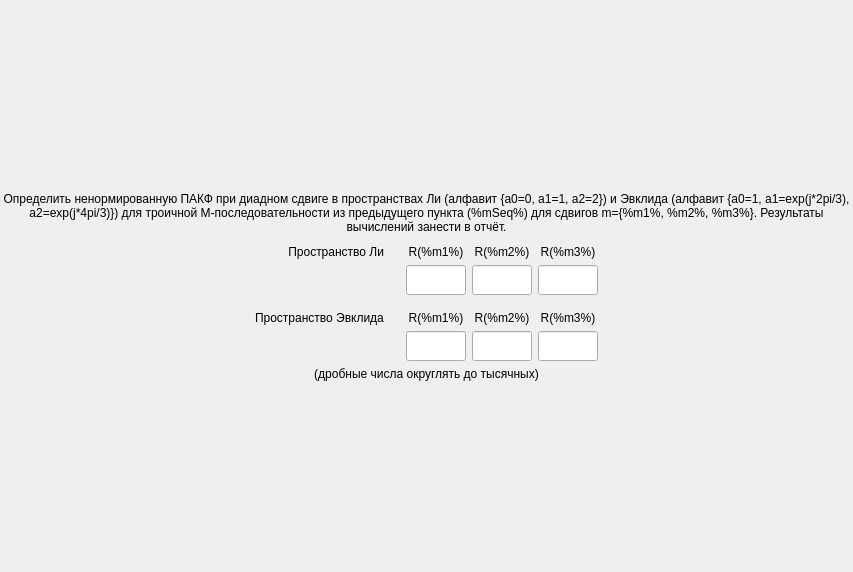
<?xml version="1.0" encoding="UTF-8"?>
<ui version="4.0">
 <class>ScreenTask6</class>
 <widget class="QFrame" name="ScreenTask6">
  <property name="geometry">
   <rect>
    <x>0</x>
    <y>0</y>
    <width>853</width>
    <height>572</height>
   </rect>
  </property>
  <property name="windowTitle">
   <string>Frame</string>
  </property>
  <layout class="QGridLayout" name="gridLayout">
   <property name="leftMargin">
    <number>0</number>
   </property>
   <property name="topMargin">
    <number>0</number>
   </property>
   <property name="rightMargin">
    <number>0</number>
   </property>
   <property name="bottomMargin">
    <number>0</number>
   </property>
   <item row="0" column="0">
    <layout class="QVBoxLayout" name="verticalLayout">
     <item>
      <spacer name="verticalSpacer">
       <property name="orientation">
        <enum>Qt::Vertical</enum>
       </property>
       <property name="sizeHint" stdset="0">
        <size>
         <width>0</width>
         <height>0</height>
        </size>
       </property>
      </spacer>
     </item>
     <item>
      <widget class="QLabel" name="title">
       <property name="styleSheet">
        <string notr="true">font: 75 16pt &quot;MS Shell Dlg 2&quot;;</string>
       </property>
       <property name="text">
        <string>Определить ненормированную ПАКФ при диадном сдвиге в пространствах Ли (алфавит {a0=0, a1=1, a2=2}) и Эвклида (алфавит {a0=1, a1=exp(j*2pi/3), a2=exp(j*4pi/3)}) для троичной М-последовательности из предыдущего пункта (%mSeq%) для сдвигов m={%m1%, %m2%, %m3%}. Результаты вычислений занести в отчёт.</string>
       </property>
       <property name="alignment">
        <set>Qt::AlignCenter</set>
       </property>
       <property name="wordWrap">
        <bool>true</bool>
       </property>
      </widget>
     </item>
     <item>
      <spacer name="verticalSpacer_3">
       <property name="orientation">
        <enum>Qt::Vertical</enum>
       </property>
       <property name="sizeType">
        <enum>QSizePolicy::Minimum</enum>
       </property>
       <property name="sizeHint" stdset="0">
        <size>
         <width>0</width>
         <height>5</height>
        </size>
       </property>
      </spacer>
     </item>
     <item>
      <layout class="QGridLayout" name="_3">
       <item row="0" column="1">
        <widget class="QLabel" name="label_7">
         <property name="styleSheet">
          <string notr="true">font: 75 14pt &quot;MS Shell Dlg 2&quot;;</string>
         </property>
         <property name="text">
          <string>Пространство Ли</string>
         </property>
         <property name="alignment">
          <set>Qt::AlignRight|Qt::AlignTrailing|Qt::AlignVCenter</set>
         </property>
         <property name="wordWrap">
          <bool>true</bool>
         </property>
        </widget>
       </item>
       <item row="0" column="3">
        <widget class="QLabel" name="labelLIm1">
         <property name="styleSheet">
          <string notr="true">font: 75 14pt &quot;MS Shell Dlg 2&quot;;</string>
         </property>
         <property name="text">
          <string>R(%m1%)</string>
         </property>
         <property name="alignment">
          <set>Qt::AlignCenter</set>
         </property>
         <property name="wordWrap">
          <bool>true</bool>
         </property>
        </widget>
       </item>
       <item row="0" column="0">
        <spacer name="horizontalSpacer_11">
         <property name="orientation">
          <enum>Qt::Horizontal</enum>
         </property>
         <property name="sizeHint" stdset="0">
          <size>
           <width>0</width>
           <height>0</height>
          </size>
         </property>
        </spacer>
       </item>
       <item row="1" column="0">
        <spacer name="horizontalSpacer_27">
         <property name="orientation">
          <enum>Qt::Horizontal</enum>
         </property>
         <property name="sizeHint" stdset="0">
          <size>
           <width>0</width>
           <height>0</height>
          </size>
         </property>
        </spacer>
       </item>
       <item row="0" column="5">
        <widget class="QLabel" name="labelLIm3">
         <property name="styleSheet">
          <string notr="true">font: 75 14pt &quot;MS Shell Dlg 2&quot;;</string>
         </property>
         <property name="text">
          <string>R(%m3%)</string>
         </property>
         <property name="alignment">
          <set>Qt::AlignCenter</set>
         </property>
         <property name="wordWrap">
          <bool>true</bool>
         </property>
        </widget>
       </item>
       <item row="1" column="2">
        <spacer name="horizontalSpacer_28">
         <property name="orientation">
          <enum>Qt::Horizontal</enum>
         </property>
         <property name="sizeType">
          <enum>QSizePolicy::Minimum</enum>
         </property>
         <property name="sizeHint" stdset="0">
          <size>
           <width>16</width>
           <height>0</height>
          </size>
         </property>
        </spacer>
       </item>
       <item row="4" column="2">
        <spacer name="horizontalSpacer_29">
         <property name="orientation">
          <enum>Qt::Horizontal</enum>
         </property>
         <property name="sizeType">
          <enum>QSizePolicy::Minimum</enum>
         </property>
         <property name="sizeHint" stdset="0">
          <size>
           <width>16</width>
           <height>0</height>
          </size>
         </property>
        </spacer>
       </item>
       <item row="0" column="4">
        <widget class="QLabel" name="labelLIm2">
         <property name="styleSheet">
          <string notr="true">font: 75 14pt &quot;MS Shell Dlg 2&quot;;</string>
         </property>
         <property name="text">
          <string>R(%m2%)</string>
         </property>
         <property name="alignment">
          <set>Qt::AlignCenter</set>
         </property>
         <property name="wordWrap">
          <bool>true</bool>
         </property>
        </widget>
       </item>
       <item row="0" column="2">
        <spacer name="horizontalSpacer_30">
         <property name="orientation">
          <enum>Qt::Horizontal</enum>
         </property>
         <property name="sizeType">
          <enum>QSizePolicy::Minimum</enum>
         </property>
         <property name="sizeHint" stdset="0">
          <size>
           <width>16</width>
           <height>0</height>
          </size>
         </property>
        </spacer>
       </item>
       <item row="1" column="6">
        <spacer name="horizontalSpacer_12">
         <property name="orientation">
          <enum>Qt::Horizontal</enum>
         </property>
         <property name="sizeHint" stdset="0">
          <size>
           <width>0</width>
           <height>0</height>
          </size>
         </property>
        </spacer>
       </item>
       <item row="4" column="6">
        <spacer name="horizontalSpacer_31">
         <property name="orientation">
          <enum>Qt::Horizontal</enum>
         </property>
         <property name="sizeHint" stdset="0">
          <size>
           <width>0</width>
           <height>0</height>
          </size>
         </property>
        </spacer>
       </item>
       <item row="1" column="5">
        <widget class="QLineEdit" name="inputLIm3">
         <property name="sizePolicy">
          <sizepolicy hsizetype="Fixed" vsizetype="Fixed">
           <horstretch>0</horstretch>
           <verstretch>0</verstretch>
          </sizepolicy>
         </property>
         <property name="minimumSize">
          <size>
           <width>60</width>
           <height>30</height>
          </size>
         </property>
         <property name="maximumSize">
          <size>
           <width>30</width>
           <height>30</height>
          </size>
         </property>
         <property name="styleSheet">
          <string notr="true">font: 12pt &quot;MS Shell Dlg 2&quot;;</string>
         </property>
         <property name="alignment">
          <set>Qt::AlignCenter</set>
         </property>
        </widget>
       </item>
       <item row="0" column="6">
        <spacer name="horizontalSpacer_32">
         <property name="orientation">
          <enum>Qt::Horizontal</enum>
         </property>
         <property name="sizeHint" stdset="0">
          <size>
           <width>0</width>
           <height>0</height>
          </size>
         </property>
        </spacer>
       </item>
       <item row="1" column="1">
        <spacer name="horizontalSpacer_33">
         <property name="orientation">
          <enum>Qt::Horizontal</enum>
         </property>
         <property name="sizeType">
          <enum>QSizePolicy::Minimum</enum>
         </property>
         <property name="sizeHint" stdset="0">
          <size>
           <width>0</width>
           <height>0</height>
          </size>
         </property>
        </spacer>
       </item>
       <item row="1" column="4">
        <widget class="QLineEdit" name="inputLIm2">
         <property name="sizePolicy">
          <sizepolicy hsizetype="Fixed" vsizetype="Fixed">
           <horstretch>0</horstretch>
           <verstretch>0</verstretch>
          </sizepolicy>
         </property>
         <property name="minimumSize">
          <size>
           <width>60</width>
           <height>30</height>
          </size>
         </property>
         <property name="maximumSize">
          <size>
           <width>30</width>
           <height>30</height>
          </size>
         </property>
         <property name="styleSheet">
          <string notr="true">font: 12pt &quot;MS Shell Dlg 2&quot;;</string>
         </property>
         <property name="alignment">
          <set>Qt::AlignCenter</set>
         </property>
        </widget>
       </item>
       <item row="1" column="3">
        <widget class="QLineEdit" name="inputLIm1">
         <property name="sizePolicy">
          <sizepolicy hsizetype="Fixed" vsizetype="Fixed">
           <horstretch>0</horstretch>
           <verstretch>0</verstretch>
          </sizepolicy>
         </property>
         <property name="minimumSize">
          <size>
           <width>60</width>
           <height>30</height>
          </size>
         </property>
         <property name="maximumSize">
          <size>
           <width>30</width>
           <height>30</height>
          </size>
         </property>
         <property name="styleSheet">
          <string notr="true">font: 12pt &quot;MS Shell Dlg 2&quot;;</string>
         </property>
         <property name="alignment">
          <set>Qt::AlignCenter</set>
         </property>
        </widget>
       </item>
       <item row="2" column="5">
        <spacer name="verticalSpacer_9">
         <property name="orientation">
          <enum>Qt::Vertical</enum>
         </property>
         <property name="sizeType">
          <enum>QSizePolicy::Minimum</enum>
         </property>
         <property name="sizeHint" stdset="0">
          <size>
           <width>0</width>
           <height>10</height>
          </size>
         </property>
        </spacer>
       </item>
       <item row="2" column="4">
        <spacer name="verticalSpacer_8">
         <property name="orientation">
          <enum>Qt::Vertical</enum>
         </property>
         <property name="sizeType">
          <enum>QSizePolicy::Minimum</enum>
         </property>
         <property name="sizeHint" stdset="0">
          <size>
           <width>0</width>
           <height>10</height>
          </size>
         </property>
        </spacer>
       </item>
       <item row="2" column="6">
        <spacer name="verticalSpacer_10">
         <property name="orientation">
          <enum>Qt::Vertical</enum>
         </property>
         <property name="sizeType">
          <enum>QSizePolicy::Minimum</enum>
         </property>
         <property name="sizeHint" stdset="0">
          <size>
           <width>0</width>
           <height>10</height>
          </size>
         </property>
        </spacer>
       </item>
       <item row="2" column="3">
        <spacer name="verticalSpacer_7">
         <property name="orientation">
          <enum>Qt::Vertical</enum>
         </property>
         <property name="sizeType">
          <enum>QSizePolicy::Minimum</enum>
         </property>
         <property name="sizeHint" stdset="0">
          <size>
           <width>0</width>
           <height>10</height>
          </size>
         </property>
        </spacer>
       </item>
       <item row="2" column="2">
        <spacer name="verticalSpacer_6">
         <property name="orientation">
          <enum>Qt::Vertical</enum>
         </property>
         <property name="sizeType">
          <enum>QSizePolicy::Minimum</enum>
         </property>
         <property name="sizeHint" stdset="0">
          <size>
           <width>0</width>
           <height>10</height>
          </size>
         </property>
        </spacer>
       </item>
       <item row="3" column="3">
        <widget class="QLabel" name="labelEVm1">
         <property name="styleSheet">
          <string notr="true">font: 75 14pt &quot;MS Shell Dlg 2&quot;;</string>
         </property>
         <property name="text">
          <string>R(%m1%)</string>
         </property>
         <property name="alignment">
          <set>Qt::AlignCenter</set>
         </property>
         <property name="wordWrap">
          <bool>true</bool>
         </property>
        </widget>
       </item>
       <item row="2" column="1">
        <spacer name="verticalSpacer_4">
         <property name="orientation">
          <enum>Qt::Vertical</enum>
         </property>
         <property name="sizeType">
          <enum>QSizePolicy::Minimum</enum>
         </property>
         <property name="sizeHint" stdset="0">
          <size>
           <width>0</width>
           <height>10</height>
          </size>
         </property>
        </spacer>
       </item>
       <item row="2" column="0">
        <spacer name="verticalSpacer_5">
         <property name="orientation">
          <enum>Qt::Vertical</enum>
         </property>
         <property name="sizeType">
          <enum>QSizePolicy::Minimum</enum>
         </property>
         <property name="sizeHint" stdset="0">
          <size>
           <width>0</width>
           <height>10</height>
          </size>
         </property>
        </spacer>
       </item>
       <item row="3" column="0">
        <spacer name="horizontalSpacer_34">
         <property name="orientation">
          <enum>Qt::Horizontal</enum>
         </property>
         <property name="sizeHint" stdset="0">
          <size>
           <width>0</width>
           <height>0</height>
          </size>
         </property>
        </spacer>
       </item>
       <item row="3" column="1">
        <widget class="QLabel" name="label_9">
         <property name="styleSheet">
          <string notr="true">font: 75 14pt &quot;MS Shell Dlg 2&quot;;</string>
         </property>
         <property name="text">
          <string>Пространство Эвклида</string>
         </property>
         <property name="alignment">
          <set>Qt::AlignLeading|Qt::AlignLeft|Qt::AlignVCenter</set>
         </property>
        </widget>
       </item>
       <item row="4" column="0">
        <spacer name="horizontalSpacer_35">
         <property name="orientation">
          <enum>Qt::Horizontal</enum>
         </property>
         <property name="sizeHint" stdset="0">
          <size>
           <width>0</width>
           <height>0</height>
          </size>
         </property>
        </spacer>
       </item>
       <item row="4" column="1">
        <spacer name="horizontalSpacer_36">
         <property name="orientation">
          <enum>Qt::Horizontal</enum>
         </property>
         <property name="sizeType">
          <enum>QSizePolicy::Minimum</enum>
         </property>
         <property name="sizeHint" stdset="0">
          <size>
           <width>0</width>
           <height>0</height>
          </size>
         </property>
        </spacer>
       </item>
       <item row="4" column="3">
        <widget class="QLineEdit" name="inputEVm1">
         <property name="sizePolicy">
          <sizepolicy hsizetype="Fixed" vsizetype="Fixed">
           <horstretch>0</horstretch>
           <verstretch>0</verstretch>
          </sizepolicy>
         </property>
         <property name="minimumSize">
          <size>
           <width>60</width>
           <height>30</height>
          </size>
         </property>
         <property name="maximumSize">
          <size>
           <width>30</width>
           <height>30</height>
          </size>
         </property>
         <property name="styleSheet">
          <string notr="true">font: 12pt &quot;MS Shell Dlg 2&quot;;</string>
         </property>
         <property name="alignment">
          <set>Qt::AlignCenter</set>
         </property>
        </widget>
       </item>
       <item row="3" column="2">
        <spacer name="horizontalSpacer_37">
         <property name="orientation">
          <enum>Qt::Horizontal</enum>
         </property>
         <property name="sizeType">
          <enum>QSizePolicy::Minimum</enum>
         </property>
         <property name="sizeHint" stdset="0">
          <size>
           <width>16</width>
           <height>0</height>
          </size>
         </property>
        </spacer>
       </item>
       <item row="3" column="4">
        <widget class="QLabel" name="labelEVm2">
         <property name="styleSheet">
          <string notr="true">font: 75 14pt &quot;MS Shell Dlg 2&quot;;</string>
         </property>
         <property name="text">
          <string>R(%m2%)</string>
         </property>
         <property name="alignment">
          <set>Qt::AlignCenter</set>
         </property>
         <property name="wordWrap">
          <bool>true</bool>
         </property>
        </widget>
       </item>
       <item row="3" column="5">
        <widget class="QLabel" name="labelEVm3">
         <property name="styleSheet">
          <string notr="true">font: 75 14pt &quot;MS Shell Dlg 2&quot;;</string>
         </property>
         <property name="text">
          <string>R(%m3%)</string>
         </property>
         <property name="alignment">
          <set>Qt::AlignCenter</set>
         </property>
         <property name="wordWrap">
          <bool>true</bool>
         </property>
        </widget>
       </item>
       <item row="3" column="6">
        <spacer name="horizontalSpacer_38">
         <property name="orientation">
          <enum>Qt::Horizontal</enum>
         </property>
         <property name="sizeHint" stdset="0">
          <size>
           <width>0</width>
           <height>0</height>
          </size>
         </property>
        </spacer>
       </item>
       <item row="4" column="4">
        <widget class="QLineEdit" name="inputEVm2">
         <property name="sizePolicy">
          <sizepolicy hsizetype="Fixed" vsizetype="Fixed">
           <horstretch>0</horstretch>
           <verstretch>0</verstretch>
          </sizepolicy>
         </property>
         <property name="minimumSize">
          <size>
           <width>60</width>
           <height>30</height>
          </size>
         </property>
         <property name="maximumSize">
          <size>
           <width>30</width>
           <height>30</height>
          </size>
         </property>
         <property name="font">
          <font>
           <pointsize>12</pointsize>
          </font>
         </property>
         <property name="alignment">
          <set>Qt::AlignCenter</set>
         </property>
        </widget>
       </item>
       <item row="4" column="5">
        <widget class="QLineEdit" name="inputEVm3">
         <property name="sizePolicy">
          <sizepolicy hsizetype="Fixed" vsizetype="Fixed">
           <horstretch>0</horstretch>
           <verstretch>0</verstretch>
          </sizepolicy>
         </property>
         <property name="minimumSize">
          <size>
           <width>60</width>
           <height>30</height>
          </size>
         </property>
         <property name="maximumSize">
          <size>
           <width>30</width>
           <height>30</height>
          </size>
         </property>
         <property name="font">
          <font>
           <pointsize>12</pointsize>
          </font>
         </property>
         <property name="alignment">
          <set>Qt::AlignCenter</set>
         </property>
        </widget>
       </item>
      </layout>
     </item>
     <item>
      <widget class="QLabel" name="label_5">
       <property name="styleSheet">
        <string notr="true">font: 75 12pt &quot;MS Shell Dlg 2&quot;;</string>
       </property>
       <property name="text">
        <string>(дробные числа округлять до тысячных)</string>
       </property>
       <property name="alignment">
        <set>Qt::AlignCenter</set>
       </property>
       <property name="wordWrap">
        <bool>true</bool>
       </property>
      </widget>
     </item>
     <item>
      <spacer name="verticalSpacer_2">
       <property name="orientation">
        <enum>Qt::Vertical</enum>
       </property>
       <property name="sizeHint" stdset="0">
        <size>
         <width>0</width>
         <height>0</height>
        </size>
       </property>
      </spacer>
     </item>
    </layout>
   </item>
  </layout>
 </widget>
 <tabstops>
  <tabstop>inputLIm1</tabstop>
  <tabstop>inputLIm2</tabstop>
  <tabstop>inputLIm3</tabstop>
  <tabstop>inputEVm1</tabstop>
  <tabstop>inputEVm2</tabstop>
  <tabstop>inputEVm3</tabstop>
 </tabstops>
 <resources/>
 <connections/>
</ui>
